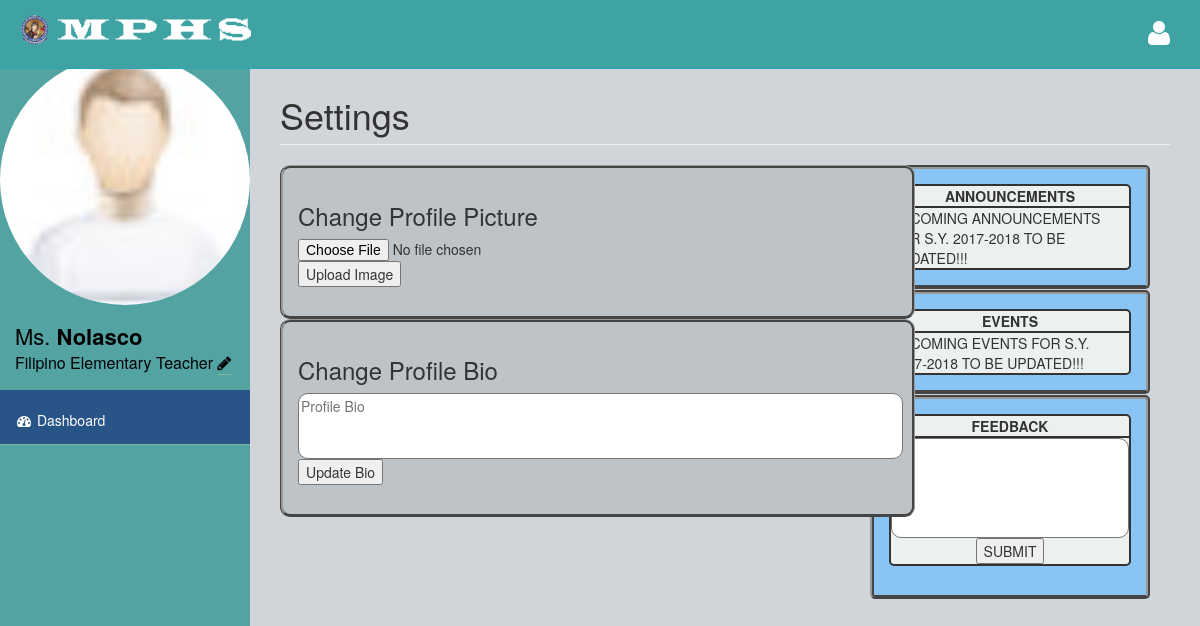
The page /Faculty/user_settings.php (signed in) on the database its author committed.
### tables this page shows
CREATE TABLE `faculty_tbl` (
  `fid` int(50) NOT NULL AUTO_INCREMENT,
  `id5` int(3) unsigned zerofill NOT NULL DEFAULT '002',
  `teacher_id` int(3) unsigned zerofill NOT NULL,
  `last_name` varchar(50) NOT NULL,
  `first_name` varchar(50) NOT NULL,
  `id4` int(3) unsigned zerofill NOT NULL DEFAULT '005',
  `subject_id` int(3) unsigned zerofill NOT NULL,
  `id3` int(3) unsigned zerofill NOT NULL DEFAULT '006',
  `section_id` int(3) unsigned zerofill NOT NULL,
  `user_name` varchar(50) NOT NULL,
  `user_email` varchar(50) NOT NULL,
  `user_pass` varchar(50) NOT NULL,
  `dec_pass` varchar(50) NOT NULL,
  `user_pic` varchar(255) NOT NULL DEFAULT 'user.jpg',
  `user_bio` varchar(255) NOT NULL,
  `date` date NOT NULL,
  `time` time NOT NULL,
  `hr` varchar(2) NOT NULL,
  `date2` date NOT NULL,
  `time2` time NOT NULL,
  `hr2` varchar(2) NOT NULL,
  PRIMARY KEY (`fid`,`teacher_id`)
);

CREATE TABLE `announcements` (
  `ann_id` int(255) NOT NULL AUTO_INCREMENT,
  `Announcement` varchar(1000) NOT NULL,
  `Events` varchar(1000) NOT NULL,
  PRIMARY KEY (`ann_id`)
);

### Faculty/user_settings.php (the view, shortened to what this page needs)
<?php
include('check.php');
?>
<!DOCTYPE html>
<html>
<head>
	<?php include('link.php'); ?>
</head>
<body>
    <div id="wrapper">
        <nav class="navbar navbar-default navbar-fixed-top" role="navigation" id="navbar">
            <div class="navbar-header">
                <a class="navbar-brand" href="teacher.php"><img src="../images/ico/android-icon-48x48.png" alt="logo"><img src="../images/logo.png" alt="logo"></a>
            </div>
            <ul class="nav navbar-top-links navbar-right">
                <li class="dropdown">
                    <a class="dropdown-toggle" data-toggle="dropdown" href="#">
                        <i class="fa fa-user fa-2x"></i>
                    </a>
                </li>
            </ul>
        </nav>
        <nav class="navbar-default navbar-static-side" role="navigation">
            <div class="sidebar-collapse">
                <ul class="nav" id="side-menu">
                    <li>
                        <div class="user-section">
						<?php
						$sql = "SELECT * FROM faculty_tbl where user_email='".$_SESSION["user_email"]."'";
						$result = $conn->query($sql);
								if ($result->num_rows > 0) {
									while($row = $result->fetch_assoc())
									{
										?>
										<img src="../uploads/<?php echo $row['user_pic'];?>" alt="" width=250 height=250 style="border-radius: 50%;"/>
										<?php
									}
								}
							?>
                            <div class="user-info">
							<div><?php
								$sql = "SELECT * FROM faculty_tbl where user_email='".$_SESSION["user_email"]."'";
								$result = $conn->query($sql);
								if ($result->num_rows > 0) {
									while($row = $result->fetch_assoc())
									{
									echo $row['first_name'];
									echo "<strong>".$row['last_name']."</strong>";
									echo "<font size=3>";
									echo "<br>";
									echo $row['user_bio'];
									?>
									<a href="user_settings.php">
									<font color=black>
										<i class="fa fa-pencil"></i>
									</font>
									</a>
									<?php
									echo "</font>";
									}
								}
							?></div>
                            </div>
                        </div>
                    </li>
                    <li>
                        <a href="teacher.php"><i class="fa fa-dashboard fa-fw"></i> Dashboard</a>
                    </li>
                </ul>
            </div>
        </nav>
        <div id="page-wrapper">
            <div class="row">
                <div class="col-lg-12">
                    <h1 class="page-header">Settings</h1>
                </div>
            </div>
                <div class="sidepost panel-body sp1-1">
                    <div class="sp1-2">
                        <center><b>ANNOUNCEMENTS</b></center>
                    </div>
                    <div class="sp1-3">
                        <?php
                        $query=mysqli_query($conn,"SELECT Announcement FROM announcements");
                        while($row=mysqli_fetch_array($query)){
                            echo $row['Announcement'];
                        }
                        ?>
                    </div>
                </div>
                <div class="sidepost2 panel-body sp1-1">
                    <div class="sp1-2">
                        <center><b>EVENTS</b></center>
                    </div>
                    <div class="sp1-3">
                        <?php
                        $query=mysqli_query($conn,"SELECT Events FROM announcements");
                        while($row=mysqli_fetch_array($query)){
                            echo $row['Events'];
                        }
                        ?>
                    </div>
                </div>
                <div class="sidepost3 panel-body sp1-1">
                    <form method="post">
                    <div class="sp1-2">
                        <center><b>FEEDBACK</b></center>
                    </div>
                    <div class="sp1-3">
                        <textarea class="txtfeedback" name="feedback" id="feedback" onkeyup="textFeedbackAdjust(this)"></textarea>
                        <br>
                        <center><button name="sendfeedback">SUBMIT</button></center>
                    </div>
                    </form>
                </div>
            <div class="posts">
            <div class="row">
                <div class="col-lg-8">
                <div class="panel-body post">
                <h3> Change Profile Picture </h3>
                <form id="form" method="post" enctype="multipart/form-data">
                    <input type="file" name="file" />
                    <input type="submit" name="submit" id="submit" onClick="myFunction()" value="Upload Image"/>
                </form>
                </div>
                <div class="panel-body post">
                <h3> Change Profile Bio </h3>
                <form id="form" action="change_bio.php" method="post">
                <textarea rows="3" cols="80" placeholder="Profile Bio" id="ubio" name="ubio"></textarea>
                <br>
                <input type="submit" name="submit" id="submit" value="Update Bio">
                </form>
                </div>
            </div>
            </div>
            </div>
        </div>
    </div>
</body>
</html>

### assets/css/style.css (style rules this page uses)
body { background-color: #f8f8f8; }
#wrapper { width: 100%; margin-top: 55px!important; background-color:#53a3a3; }
#page-wrapper { padding: 0 15px; min-height: 568px; background-color:rgb(209, 212, 216); }
.navbar-static-side ul li { background-color:#295487; !important; }
.navbar-top-links li { display: inline-block; }
.navbar-top-links li:last-child { margin-right: 15px; }
.navbar-top-links li a { padding: 20px; min-height: 50px; }
@media (min-width:768px) { .navbar-static-side { z-index: 1; position: absolute; width: 250px; } }

### assets/css/main-style.css (style rules this page uses)
.user-info { display: block; color:#000!important; display: inline-block; padding: 15px; margin-bottom: 0px }
.navbar-top-links > li > a { color: #FFFFFF; }
.nav > li > a { padding: 20px 15px; }
#side-menu { background-color:#04B173; }
#side-menu a { color:#fff; border-bottom: 1px solid #84B899 !important; height: 55px; }
#navbar { background-color:rgb(63, 163, 163); }
.navbar-brand { padding-left:20px; }
.navbar-brand img { height:30px; }
.navbar-default { border-color: #27A6BE; }
@media (min-width:768px) { #page-wrapper { position: inherit; margin: 0 0 0 250px; padding: 0 30px; min-height: 1000px; } }

### Faculty/link.php (style rules this page uses)
.user-section { font-size:22px; background-color:rgb(83, 163, 163); }
.post { width: 635px; border-style: ridge groove outset; border-radius: 10px; background-color: #bdc3c7; border-color: #999; }
.sidepost { right: 0; margin-right: 50px; position: absolute; }
.sidepost2 { right: 0; position: absolute; margin-top: 125px; margin-right: 50px; }
.sidepost3 { right: 0; position: absolute; margin-top: 230px; margin-right: 50px; }
div.sp1-1 { width: 280px; border: 4px; border-style: groove ridge outset; border-radius: 5px; background-color: #89C4F4; border-color: #999; }
.sp1-2 { border-left: 2px solid; border-right: 2px solid; border-top: 2px solid; border-bottom: 1px solid; border-top-left-radius: 5px; border-top-right-radius: 5px; background-color: #ecf0f1; }
.sp1-3 { border-left: 2px solid; border-right: 2px solid; border-top: 1px solid; border-bottom: 2px solid; border-bottom-left-radius: 5px; border-bottom-right-radius: 5px; background-color: #ecf0f1; }
.txtfeedback { overflow:hidden; height: 100px; font-size:14px; width: 238px; resize: none; outline: none; }

### Faculty/user_settings.php (style rules this page uses)
textarea { overflow:hidden; font-size:14px; border-radius:10px; resize: none; }

### rows shown on the page
faculty_tbl: user_pic (placeholder picture), first_name "Ms.", last_name "Nolasco", user_bio "Filipino Elementary Teacher"
announcements: Announcement "UPCOMING ANNOUNCEMENTS FOR S.Y. 2017-2018 TO BE UPDATED!!!", Events "UPCOMING EVENTS FOR S.Y. 2017-2018 TO BE UPDATED!!!"
